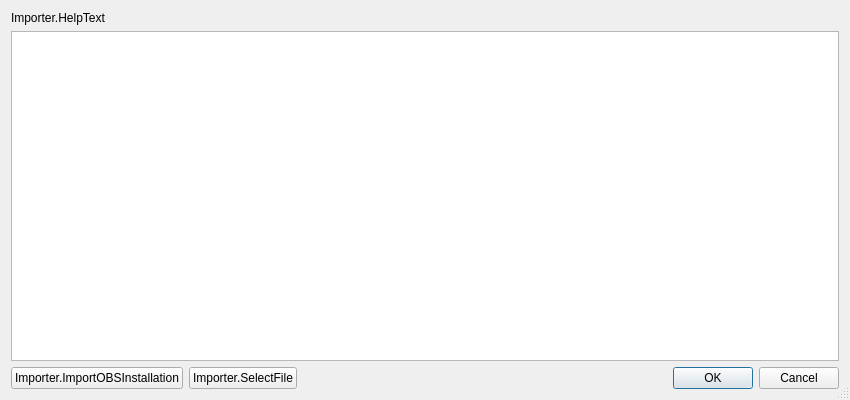
<?xml version="1.0" encoding="UTF-8"?>
<ui version="4.0">
 <class>OBSImporter</class>
 <widget class="QDialog" name="OBSImporter">
  <property name="geometry">
   <rect>
    <x>0</x>
    <y>0</y>
    <width>850</width>
    <height>400</height>
   </rect>
  </property>
  <property name="windowTitle">
   <string>Importer</string>
  </property>
  <property name="sizeGripEnabled">
   <bool>true</bool>
  </property>
  <layout class="QGridLayout" name="gridLayout">
   <item row="2" column="0">
    <layout class="QHBoxLayout" name="horizontalLayout_4">
     <property name="spacing">
      <number>6</number>
     </property>
     <item>
      <widget class="QPushButton" name="importOBSInstallation">
       <property name="text">
        <string>Importer.ImportOBSInstallation</string>
       </property>
      </widget>
     </item>
     <item>
      <widget class="QPushButton" name="importerSelectFiles">
       <property name="text">
        <string>Importer.SelectFile</string>
       </property>
      </widget>
     </item>
     <item>
      <widget class="QDialogButtonBox" name="buttonBox">
       <property name="standardButtons">
        <set>QDialogButtonBox::Cancel|QDialogButtonBox::Ok</set>
       </property>
      </widget>
     </item>
    </layout>
   </item>
   <item row="0" column="0">
    <widget class="QLabel" name="label">
     <property name="text">
      <string>Importer.HelpText</string>
     </property>
    </widget>
   </item>
   <item row="1" column="0">
    <widget class="QTableView" name="tableView">
     <property name="selectionMode">
      <enum>QAbstractItemView::NoSelection</enum>
     </property>
     <attribute name="horizontalHeaderMinimumSectionSize">
      <number>23</number>
     </attribute>
     <attribute name="horizontalHeaderDefaultSectionSize">
      <number>23</number>
     </attribute>
     <attribute name="verticalHeaderVisible">
      <bool>false</bool>
     </attribute>
     <attribute name="verticalHeaderDefaultSectionSize">
      <number>24</number>
     </attribute>
    </widget>
   </item>
  </layout>
 </widget>
 <resources/>
 <connections/>
</ui>
